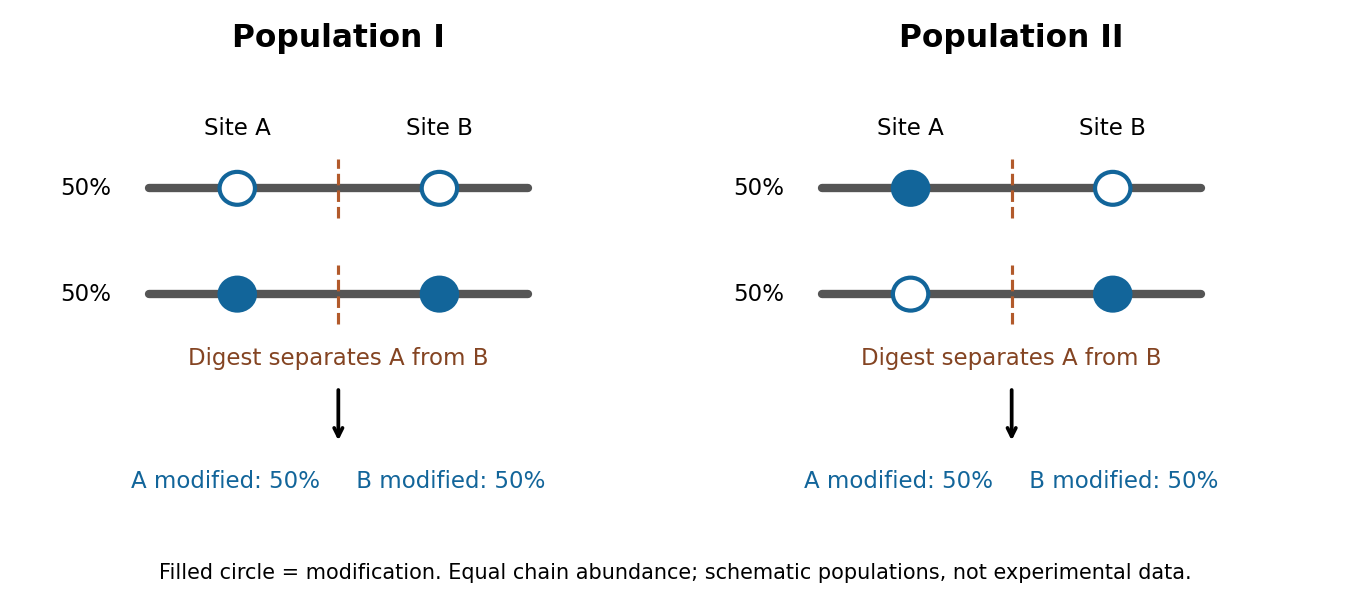

Generate this figure with Python:
"""Original schematic. Python 3.14, matplotlib; writes the PNG to the current directory."""
import matplotlib
matplotlib.use('Agg')
import matplotlib.pyplot as plt
from matplotlib.patches import Circle

fig, axes = plt.subplots(1, 2, figsize=(9, 4.0), facecolor='white')
blue = '#12659a'
for ax, label, patterns in zip(axes, ['Population I', 'Population II'], [[(0, 0), (1, 1)], [(1, 0), (0, 1)]]):
    ax.set(xlim=(0, 5), ylim=(-0.4, 3.5))
    ax.axis('off')
    ax.set_title(label, fontsize=15, fontweight='bold')
    for y, bits in zip([2.4, 1.5], patterns):
        ax.plot([1, 4], [y, y], color='#555555', lw=4, solid_capstyle='round')
        for x, bit in zip([1.7, 3.3], bits):
            ax.add_patch(Circle((x, y), 0.14, facecolor=blue if bit else 'white', edgecolor=blue, lw=2, zorder=3))
        ax.plot([2.5, 2.5], [y-0.25, y+0.25], color='#b25a2b', lw=1.5, linestyle='--')
        ax.text(0.7, y, '50%', ha='right', va='center', fontsize=11)
    for x, t in zip([1.7, 3.3], ['Site A', 'Site B']):
        ax.text(x, 2.85, t, ha='center', fontsize=11)
    ax.text(2.5, 0.9, 'Digest separates A from B', ha='center', fontsize=11, color='#844422')
    ax.annotate('', xy=(2.5, 0.22), xytext=(2.5, 0.72), arrowprops=dict(arrowstyle='->', lw=1.8))
    ax.text(2.5, -0.15, 'A modified: 50%     B modified: 50%', ha='center', fontsize=11, color=blue)
fig.text(0.5, 0.035, 'Filled circle = modification. Equal chain abundance; schematic populations, not experimental data.', ha='center', fontsize=10)
fig.tight_layout(rect=(0, 0.1, 1, 1), w_pad=2)
fig.savefig('paper-1-proteoform-linkage.png', dpi=150, facecolor='white')
plt.close(fig)
